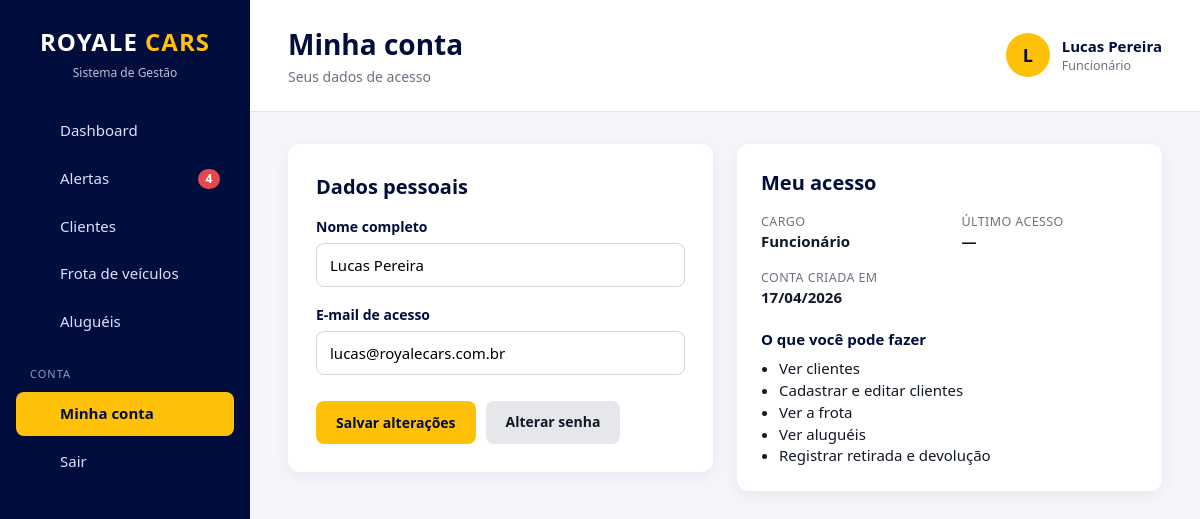
Screenshot of /configuracoes/index.php (signed in) with the database file from the repository.
### tables this page shows
CREATE TABLE `usuarios` (
    `id`            INT          NOT NULL AUTO_INCREMENT,
    `nome`          VARCHAR(100) NOT NULL,
    `email`         VARCHAR(150) NOT NULL,
    `senha`         VARCHAR(255) NOT NULL,
    `cargo`         ENUM('chefe','gerente','funcionario') NOT NULL DEFAULT 'funcionario',
    `ativo`         TINYINT(1)   NOT NULL DEFAULT 1,
    `trocar_senha`  TINYINT(1)   NOT NULL DEFAULT 0,
    `ultimo_acesso` DATETIME     NULL,
    `criado_em`     TIMESTAMP    NOT NULL DEFAULT CURRENT_TIMESTAMP,
    `atualizado_em` TIMESTAMP    NULL ON UPDATE CURRENT_TIMESTAMP,

    PRIMARY KEY (`id`),
    UNIQUE KEY `uk_usuarios_email` (`email`),

    CONSTRAINT `ck_usuarios_nome`  CHECK (CHAR_LENGTH(TRIM(`nome`)) >= 3),
    CONSTRAINT `ck_usuarios_email` CHECK (`email` LIKE '_%@_%._%'),
    CONSTRAINT `ck_usuarios_ativo` CHECK (`ativo` IN (0, 1))
);

### config/database.php (called while the page is built, shortened)
<?php
$usuario = 'root';

### includes/auth.php (called while the page is built, shortened)
<?php
function usuario_logado(): ?array
{
    static $usuario = false;
    if ($usuario !== false) {
        return $usuario;
    }
    $id = (int) ($_SESSION['usuario_id'] ?? 0);
    $dados = db_linha(
        'SELECT id, nome, email, cargo, ativo, trocar_senha FROM usuarios WHERE id = ?',
        [$id]
    );
    $dados['permissoes'] = array_column(
        db_todos('SELECT permissao FROM usuario_permissoes WHERE usuario_id = ?', [$id]),
        'permissao'
    );
    $usuario = $dados;
    return $usuario;
}
function eh_chefe(): bool
{
    $usuario = usuario_logado();
    return $usuario && $usuario['cargo'] === 'chefe';
}
function pode(string $permissao): bool
{
    $usuario = usuario_logado();
    return $usuario['cargo'] === 'chefe' || in_array($permissao, $usuario['permissoes'], true);
}
function exigir_login(): array
{
    $usuario = usuario_logado();
    return $usuario;
}
    ?>

### includes/alertas.php (called while the page is built, shortened)
<?php
function buscar_alertas(): array
{
    $alertas = [
        'atrasadas'           => [],
        'devolucoes_proximas' => [],
        'em_manutencao'       => [],
        'cnh'                 => [],
        'login_suspeito'      => [],
    ];
    if (pode('locacoes_ver')) {
        $alertas['atrasadas'] = db_todos(
            "SELECT l.id, l.data_prevista, l.valor_diaria,
                    DATEDIFF(CURDATE(), l.data_prevista) AS dias_atraso,
                    c.nome AS cliente, c.telefone,
                    v.marca, v.modelo, v.placa
             FROM locacoes l
             JOIN clientes c ON c.id = l.cliente_id
             JOIN veiculos v ON v.id = l.veiculo_id
             WHERE l.status = 'Em andamento' AND l.data_prevista < CURDATE()
             ORDER BY l.data_prevista"
        );
        $alertas['devolucoes_proximas'] = db_todos(
            "SELECT l.id, l.data_prevista,
                    DATEDIFF(l.data_prevista, CURDATE()) AS faltam,
                    c.nome AS cliente, c.telefone,
                    v.marca, v.modelo, v.placa
             FROM locacoes l
             JOIN clientes c ON c.id = l.cliente_id
             JOIN veiculos v ON v.id = l.veiculo_id
             WHERE l.status = 'Em andamento'
               AND l.data_prevista BETWEEN CURDATE() AND DATE_ADD(CURDATE(), INTERVAL ? DAY)
             ORDER BY l.data_prevista",
            [DIAS_AVISO_DEVOLUCAO]
        );
    }
    if (pode('manutencoes') || pode('veiculos_ver')) {
        $alertas['em_manutencao'] = db_todos(
            "SELECT m.id, m.defeito, m.oficina, m.data_entrada, m.previsao_liberacao,
                    DATEDIFF(CURDATE(), m.data_entrada) AS dias_parado,
                    (m.previsao_liberacao IS NOT NULL AND m.previsao_liberacao < CURDATE()) AS previsao_vencida,
                    v.id AS veiculo_id, v.marca, v.modelo, v.placa
             FROM manutencoes m
             JOIN veiculos v ON v.id = m.veiculo_id
             WHERE m.status = 'Em andamento'
             ORDER BY m.data_entrada"
        );
    }
    if (pode('clientes_ver')) {
        $alertas['cnh'] = db_todos(
            "SELECT id, nome, telefone, cnh_validade,
                    DATEDIFF(cnh_validade, CURDATE()) AS dias
             FROM clientes
             WHERE arquivado = 0
               AND cnh_validade <= DATE_ADD(CURDATE(), INTERVAL ? DAY)
             ORDER BY cnh_validade",
            [DIAS_AVISO_CNH]
        );
    }
    return $alertas;
}
function contar_alertas(): int
{
    static $total = null;
    if ($total === null) {
        $total = 0;
        foreach (buscar_alertas() as $lista) {
            $total += count($lista);
        }
    }
    return $total;
}

### includes/permissoes.php (called while the page is built, shortened)
<?php
function todas_permissoes(): array
{
    $lista = [];
    foreach (PERMISSOES as $grupo) {
        $lista = array_merge($lista, array_keys($grupo));
    }
    return $lista;
}
function nome_permissao(string $chave): string
{
    foreach (PERMISSOES as $grupo) {
        if (isset($grupo[$chave])) {
            return $grupo[$chave];
        }
    }
    return $chave;
}

### configuracoes/index.php (the view, shortened to what this page needs)
<?php
$usuario = exigir_login();
$erros = [];
$dados = db_linha('SELECT nome, email, cargo, ultimo_acesso, criado_em FROM usuarios WHERE id = ?', [(int) $usuario['id']]);
$titulo = 'Minha conta';
$subtitulo = 'Seus dados de acesso';
$menu = 'configuracoes';
require RAIZ . '/includes/cabecalho.php';
?>
<div class="grade-2">
    <div class="form-container">
        <h2 class="bloco-titulo">Dados pessoais</h2>
        <form method="POST">
            <div class="form-group">
                <label for="nome">Nome completo</label>
                <input type="text" id="nome" name="nome" value="<?= campo($dados, 'nome') ?>"
                       data-validar="nome" class="<?= classe_erro($erros, 'nome') ?>" maxlength="100" required>
            </div>
            <div class="form-group">
                <label for="email">E-mail de acesso</label>
                <input type="email" id="email" name="email" value="<?= campo($dados, 'email') ?>"
                       data-validar="email" class="<?= classe_erro($erros, 'email') ?>" maxlength="150" required>
            </div>
            <div class="form-actions">
                <button type="submit" class="btn-primary">Salvar alterações</button>
                <a href="<?= e(url('alterar_senha.php')) ?>" class="btn-secondary">Alterar senha</a>
            </div>
        </form>
    </div>
    <div class="bloco">
        <h2>Meu acesso</h2>
        <div class="ficha" style="grid-template-columns: 1fr 1fr; margin-bottom: 20px;">
            <div><span>Cargo</span><strong><?= e(CARGOS[$dados['cargo']]) ?></strong></div>
            <div><span>Último acesso</span><strong><?= data_hora_br($dados['ultimo_acesso']) ?></strong></div>
            <div><span>Conta criada em</span><strong><?= data_br($dados['criado_em']) ?></strong></div>
        </div>
        <h4 style="color: var(--azul); margin-bottom: 8px;">O que você pode fazer</h4>
        <?php if ($usuario['cargo'] === 'chefe'): ?>
            <p>Acesso total ao sistema, incluindo o Painel Administrativo.</p>
        <?php elseif (!$usuario['permissoes']): ?>
            <p class="texto-fraco">Nenhuma permissão liberada ainda.</p>
        <?php else: ?>
            <ul style="margin-left: 18px;">
                <?php foreach (todas_permissoes() as $permissao): ?>
                    <?php if (in_array($permissao, $usuario['permissoes'], true)): ?>
                        <li><?= e(nome_permissao($permissao)) ?></li>
                    <?php endif; ?>
                <?php endforeach; ?>
            </ul>
        <?php endif; ?>
    </div>
</div>
<?php require RAIZ . '/includes/rodape.php'; ?>

### includes/cabecalho.php (shortened to what this page needs)
<?php
$usuarioAtual = usuario_logado();
$subtitulo = $subtitulo ?? '';
$menu = $menu ?? '';
$itensMenu = [
    ['chave' => 'dashboard',   'texto' => 'Dashboard',         'link' => 'dashboard.php',            'icone' => 'inicio',     'mostrar' => true],
    ['chave' => 'alertas',     'texto' => 'Alertas',           'link' => 'alertas.php',              'icone' => 'alerta',     'mostrar' => true],
    ['chave' => 'clientes',    'texto' => 'Clientes',          'link' => 'clientes/index.php',       'icone' => 'clientes',   'mostrar' => pode('clientes_ver')],
    ['chave' => 'veiculos',    'texto' => 'Frota de veículos', 'link' => 'veiculos/index.php',       'icone' => 'veiculos',   'mostrar' => pode('veiculos_ver')],
    ['chave' => 'locacoes',    'texto' => 'Aluguéis',          'link' => 'locacoes/index.php',       'icone' => 'locacoes',   'mostrar' => pode('locacoes_ver')],
    ['chave' => 'manutencoes', 'texto' => 'Manutenção',        'link' => 'manutencoes/index.php',    'icone' => 'manutencao', 'mostrar' => pode('manutencoes')],
    ['chave' => 'financeiro',  'texto' => 'Financeiro',        'link' => 'financeiro/index.php',     'icone' => 'financeiro', 'mostrar' => pode('financeiro')],
    ['chave' => 'relatorios',  'texto' => 'Relatórios',        'link' => 'relatorios/index.php',     'icone' => 'relatorios', 'mostrar' => pode('relatorios') || pode('relatorios_financeiros')],
];
$totalAlertas = $usuarioAtual ? contar_alertas() : 0;
?>
<!DOCTYPE html>
<html lang="pt-BR">
<head>
    <link rel="stylesheet" href="<?= e(url('css/style.css')) ?>">
</head>
<body>
<aside class="sidebar" id="sidebar">
    <div class="logo">
        <h2>ROYALE <span>CARS</span></h2>
        <p class="logo-subtitle">Sistema de Gestão</p>
    </div>
    <nav class="menu">
        <?php foreach ($itensMenu as $item): ?>
            <?php if ($item['mostrar']): ?>
                <a href="<?= e(url($item['link'])) ?>" class="<?= $menu === $item['chave'] ? 'active' : '' ?>">
                    <?= icone($item['icone']) ?>
                    <span><?= e($item['texto']) ?></span>
                    <?php if ($item['chave'] === 'alertas' && $totalAlertas > 0): ?>
                        <b class="menu-contador"><?= $totalAlertas ?></b>
                    <?php endif; ?>
                </a>
            <?php endif; ?>
        <?php endforeach; ?>
        <p class="menu-secao">Conta</p>
        <a href="<?= e(url('configuracoes/index.php')) ?>" class="<?= $menu === 'configuracoes' ? 'active' : '' ?>">
            <?= icone('conta') ?>
            <span>Minha conta</span>
        </a>
        <form method="POST" action="<?= e(url('logout.php')) ?>">
            <button type="submit" class="menu-sair">
                <?= icone('sair') ?>
                <span>Sair</span>
            </button>
        </form>
    </nav>
</aside>
<main class="main">
    <header class="topbar">
        <div>
            <h1><?= e($titulo) ?></h1>
            <?php if ($subtitulo !== ''): ?>
                <p class="topbar-subtitle"><?= e($subtitulo) ?></p>
            <?php endif; ?>
        </div>
        <?php if ($usuarioAtual): ?>
            <div class="usuario-topo">
                <div class="usuario-avatar"><?= e(mb_strtoupper(mb_substr($usuarioAtual['nome'], 0, 1))) ?></div>
                <div>
                    <strong><?= e($usuarioAtual['nome']) ?></strong>
                    <small><?= e(CARGOS[$usuarioAtual['cargo']] ?? '') ?></small>
                </div>
            </div>
        <?php endif; ?>
    </header>
    <section class="content">

### css/style.css (style rules this page uses)
:root { --azul: #010d3d; --azul-2: #0b1d5c; --dourado: #ffc107; --dourado-2: #e0a800; --fundo: #f4f6fa; --branco: #ffffff; --texto: #111827; --texto-2: #4b5563; --texto-3: #6b7280; --borda: #e5e7eb; --borda-2: #d1d5db; --verde: #1b7f35; --verde-fundo: #e8f5e9; --vermelho: #b42318; --vermelho-fundo: #fdecea; --laranja: #b45309; --laranja-fundo: #fff4e0; --azul-status: #1d4ed8; --azul-fundo: #e8efff; --sombra: 0 4px 18px rgba(1, 13, 61, 0.06); --raio: 12px; }
* { margin: 0; padding: 0; box-sizing: border-box; }
body { font-family: 'Segoe UI', Roboto, Arial, sans-serif; background: var(--fundo); color: var(--texto); font-size: 15px; line-height: 1.45; }
a { color: var(--azul-2); }
h2 { color: var(--azul); font-size: 20px; }
.sidebar { position: fixed; top: 0; left: 0; width: 250px; height: 100vh; overflow-y: auto; background: var(--azul); padding: 25px 16px; z-index: 100; }
.logo { text-align: center; margin-bottom: 28px; }
.logo h2 { color: var(--branco); font-size: 24px; letter-spacing: 1px; }
.logo h2 span { color: var(--dourado); }
.logo-subtitle { color: #b8c0d9; font-size: 12px; margin-top: 4px; }
.menu { display: flex; flex-direction: column; gap: 4px; }
.menu a, .menu-sair { display: flex; align-items: center; gap: 12px; width: 100%; padding: 11px 14px; border-radius: 8px; color: #dbe2ff; text-decoration: none; font-size: 15px; transition: background 0.2s, color 0.2s; }
.menu-sair { background: none; border: none; cursor: pointer; font-family: inherit; text-align: left; }
.menu a.active { background: var(--dourado); color: var(--azul); font-weight: bold; }
.menu-secao { color: #8e99c2; font-size: 11px; text-transform: uppercase; letter-spacing: 1px; margin: 18px 14px 6px; }
.menu-contador { margin-left: auto; background: #e5484d; color: var(--branco); font-size: 12px; min-width: 22px; padding: 1px 7px; border-radius: 20px; text-align: center; }
.main { margin-left: 250px; min-height: 100vh; }
.topbar { background: var(--branco); padding: 24px 38px; display: flex; align-items: center; justify-content: space-between; gap: 20px; border-bottom: 1px solid var(--borda); }
.topbar h1 { color: var(--azul); font-size: 28px; }
.topbar-subtitle { color: var(--texto-3); font-size: 14px; margin-top: 2px; }
.usuario-topo { display: flex; align-items: center; gap: 12px; }
.usuario-avatar { width: 44px; height: 44px; border-radius: 50%; display: flex; align-items: center; justify-content: center; background: var(--dourado); color: var(--azul); font-weight: bold; font-size: 18px; }
.usuario-topo > div:last-child { display: flex; flex-direction: column; }
.usuario-topo strong { color: var(--azul); }
.usuario-topo small { color: var(--texto-3); }
.content { padding: 32px 38px; }
.bloco { background: var(--branco); border-radius: var(--raio); padding: 24px; box-shadow: var(--sombra); margin-bottom: 24px; }
.bloco > h2, .bloco-titulo { margin-bottom: 16px; }
.grade-2 { display: grid; grid-template-columns: repeat(2, 1fr); gap: 24px; align-items: start; }
.btn-primary, .btn-secondary, .btn-danger-lg, .btn-login { display: inline-block; padding: 11px 20px; border-radius: 8px; border: none; font-weight: bold; font-size: 14px; font-family: inherit; text-decoration: none; cursor: pointer; transition: background 0.2s; white-space: nowrap; }
.btn-primary { background: var(--dourado); color: var(--azul); }
.btn-secondary { background: var(--borda); color: var(--texto); }
.form-container { background: var(--branco); padding: 28px; border-radius: var(--raio); box-shadow: var(--sombra); }
.form-group { display: flex; flex-direction: column; margin-bottom: 18px; }
.form-group label { margin-bottom: 6px; color: var(--azul); font-weight: bold; font-size: 14px; }
.form-group input, .form-group select, .form-group textarea, .filtros input, .filtros select { width: 100%; padding: 11px 13px; border: 1px solid var(--borda-2); border-radius: 8px; font-size: 15px; font-family: inherit; background: var(--branco); outline: none; }
.form-actions { display: flex; gap: 10px; margin-top: 26px; }
.ficha { display: grid; grid-template-columns: repeat(3, 1fr); gap: 16px 24px; }
.ficha div span { display: block; color: var(--texto-3); font-size: 12.5px; text-transform: uppercase; letter-spacing: 0.4px; }
.ficha div strong { color: var(--texto); font-weight: 600; }

### rows the page displays
usuarios: nome "L", nome "Lucas Pereira", cargo "Funcionário", email "lucas@royalecars.com.br", ultimo_acesso "—", criado_em "17/04/2026"

### other values shown
$item['texto'] "Dashboard"
$item['texto'] "Alertas"
$item['texto'] "Clientes"
$item['texto'] "Frota de veículos"
$item['texto'] "Aluguéis"
$titulo "Minha conta"
$subtitulo "Seus dados de acesso"
nome_permissao($permissao) "Ver clientes"
nome_permissao($permissao) "Cadastrar e editar clientes"
nome_permissao($permissao) "Ver a frota"
nome_permissao($permissao) "Ver aluguéis"
nome_permissao($permissao) "Registrar retirada e devolução"
